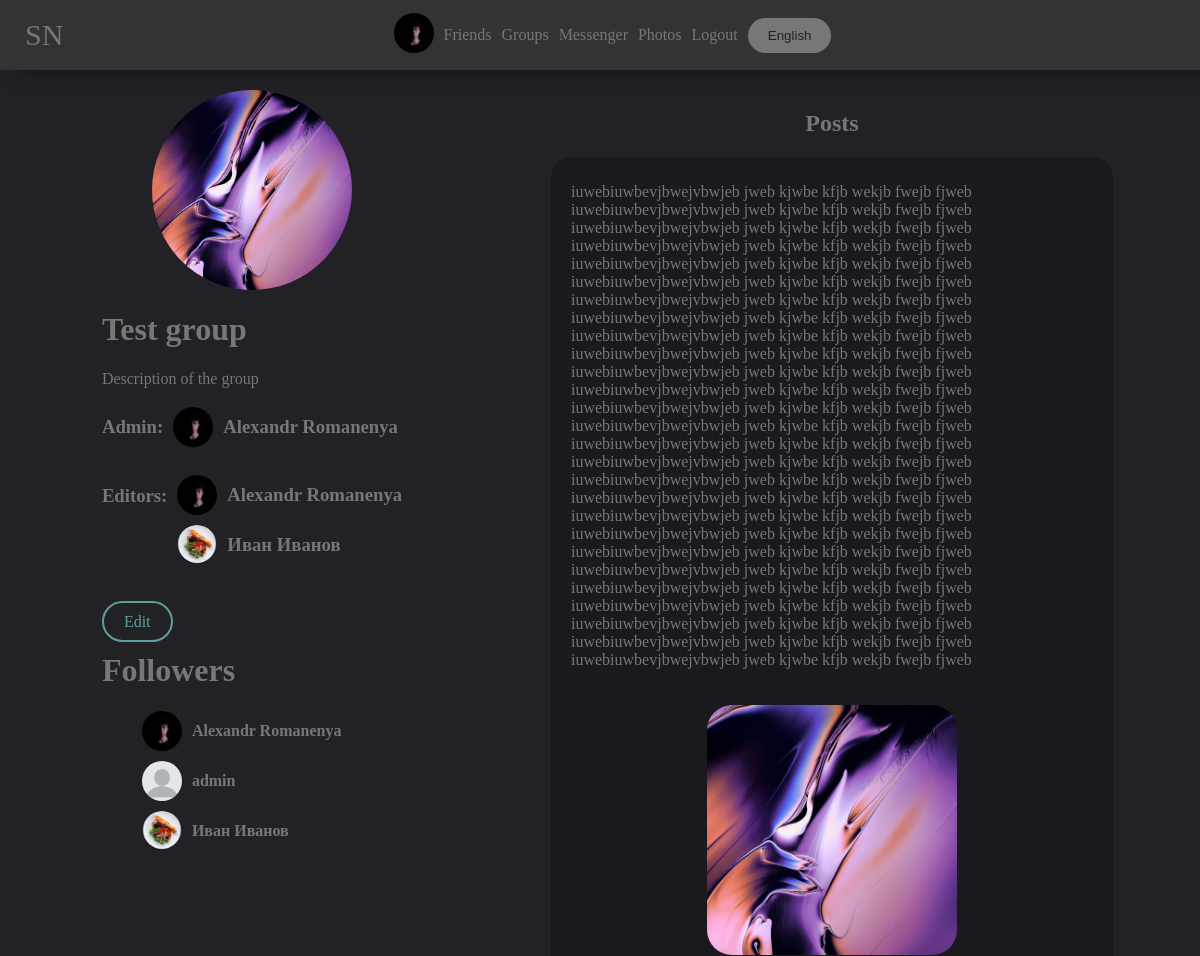
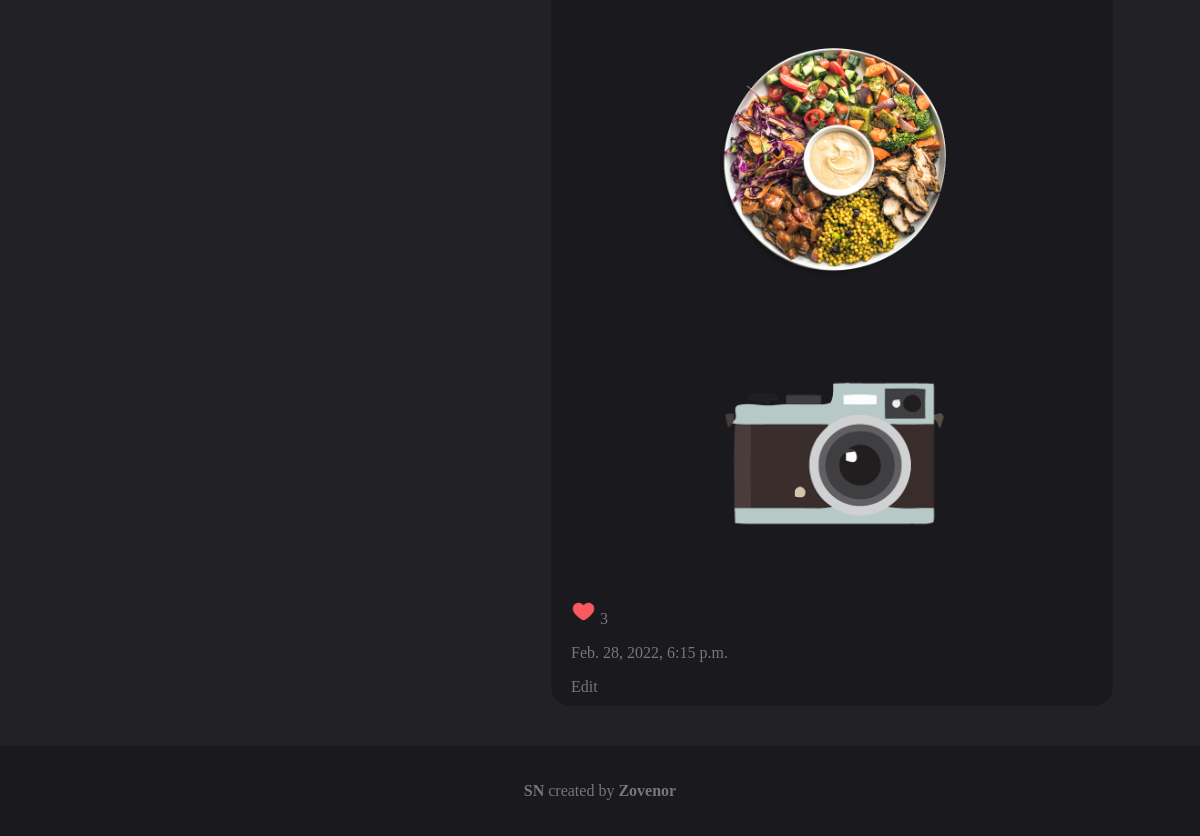
Screenshot of /test_group (signed in) with the database file from the repository (2 pictures, top to bottom).
### mainpage/models.py (models this page shows, shortened)
class UserDetail(models.Model):
    user = models.ForeignKey(User, on_delete=models.CASCADE)
    age = models.DateField(null=True, blank=True)
    photo = models.ForeignKey(Photo, on_delete=models.SET_NULL, null=True, blank=True)
    permissions = models.CharField(max_length=10, default="public")
    country = models.CharField(max_length=100, null=True, blank=True)
    city = models.CharField(max_length=100, null=True, blank=True)
    sex = models.CharField(max_length=10, choices=(('male', 'male'), ('female', 'female'), ('None', 'None')),
                           default=('None', 'None'))
    def get_photo(self):
        if self.photo:
            return self.photo
        else:
            return settings.STATIC_URL + "/mainpage/img/user.png"

class Photo(models.Model):
    photo = models.ImageField(upload_to='photos')
    date = models.DateTimeField(auto_now=True)
    user = models.ForeignKey(User, on_delete=models.SET_NULL, null=True)
    permissions = models.CharField(max_length=10, default="public")
    def __str__(self):
        return self.photo.url

class Group(models.Model):
    followers = models.ManyToManyField(UserDetail, related_name="followers", null=True, blank=True)
    name = models.CharField(max_length=250)
    description = models.TextField(null=True, blank=True)
    groupname = models.CharField(max_length=100, unique=True)
    photo = models.ForeignKey(Photo, on_delete=models.SET_NULL, null=True, blank=True)
    admin = models.ForeignKey(UserDetail, on_delete=models.SET_NULL, null=True, blank=True)
    editors = models.ManyToManyField(UserDetail, related_name="editors", null=True, blank=True)
    def get_photo(self):
        if self.photo:
            return self.photo
        else:
            return settings.STATIC_URL + "/mainpage/img/group.jpg"

class Post(models.Model):
    author = models.CharField(max_length=100, null=True, blank=True)
    text = models.TextField()
    photos = models.ManyToManyField(Photo, related_name="photos", null=True, blank=True)
    pinned = models.BooleanField(default=False)
    date = models.DateTimeField(auto_now=True)
    likes = models.ManyToManyField(UserDetail, null=True, blank=True)
    def count_likes(self):
        return self.likes.count()

### mainpage/views.py (the view, shortened to what this page needs)
# urls.py: path('<str:name>', views.AccountView.as_view()),
class AccountView(View):
    def get(self, request, name):
        return AccountIDView.get(self, request, name=name)

### mainpage/views.py (called while the page is built)
def base(func):
    def wrapper(self, request, content={}, *args, **kwargs):
        if request.user.is_authenticated:
            content.update({'your_user': UserDetail.objects.get(user=request.user)})
        return func(self, request, content=content, **kwargs)
    return wrapper

def get_wordlist(request):
    langs_list = {
        'en': langs.EN,
        'ru': langs.RU,
    }
    if 'lang' in request.COOKIES:
        lang = request.COOKIES['lang']
        try:
            return langs_list[lang]
        except:
            return langs_list['en']
    else:
        return langs_list['en']

### mainpage/templates/mainpage/group.html (shortened to what this page needs)
{% extends 'mainpage/base.html' %}
{% load static %}
{% block content %}
    <link rel="stylesheet" href="{% static 'mainpage/group.css' %}">
    <div class="group">
        {% if edit == True %}
            <form method="POST" enctype="multipart/form-data">
                {% csrf_token %}
                <div style="background-image: url('{{ group.get_photo }}')" class="group_photo"></div>
                <p><input name="photo" accept="image/*,image/jpeg" type="file"></p>
                <a href="?choose_photo=True" class="button">Choose a photo</a>
                <a href="?rm_photo=True" class="button">Remove the photo</a>
                <p><input name="name" value="{{ group.name }}"></p>
                <textarea name="description">{{ group.description }}</textarea>
                <h3 style="display: flex; align-items: center;">
                    <span>{{ list.admin }}:</span>
                    <select name="admin">
                        {% for el in editors %}
                            <option {% if el == group.admin %}selected{% endif %}
                                    value="{{ el.user.username }}">{{ el.user.first_name }} {{ el.user.last_name }}
                                ({{ el.user }})
                            </option>
                        {% endfor %}
                    </select>
                </h3>
                <h3 style="display: flex; align-items: center;">
                    <span>{{ list.editors }} ({{ list.del_editor }}):</span>
                    <select name="editors" multiple>
                        {% for el in editors %}
                            <option value="{{ el.user.username }}">{{ el.user.first_name }} {{ el.user.last_name }}
                                ({{ el.user }})
                            </option>
                        {% endfor %}
                    </select>
                </h3>
                <h3 style="display: flex; align-items: center;">
                    <span>{{ list.editors }} ({{ list.add_editor }}):</span>
                    <select name="add_editors" multiple>
                        {% for el in add_editors %}
                            <option value="{{ el.user.username }}">{{ el.user.first_name }} {{ el.user.last_name }}
                                ({{ el.user }})
                            </option>
                        {% endfor %}
                    </select>
                </h3>
                <input class="button" value="{{ list.save }}" type="submit">
            </form>
        {% else %}
            <div style="background-image: url('{{ group.get_photo }}')" class="group_photo"></div>
            <div class="info">
                <h1 class="name_of_group">{{ group.name }}</h1>
                <p class="description">{{ group.description }}</p>
                <h3 style="display: flex; align-items: center;">
                    <span>{{ list.admin }}:</span>
                    <a class="admin" href="/{{ group.admin.user.username }}">
                        <div style="background-image: url('{{ group.admin.get_photo }}')" class="admin_img"></div>
                        <b class="admin_name">{{ group.admin.user.first_name }} {{ group.admin.user.last_name }}</b>
                    </a>
                </h3>
                <h3 style="display: flex;">
                    <span style="margin-top: 20px">{{ list.editors }}:</span>
                    <ul class="editors">
                        {% for el in editors %}
                            <li>
                                <a class="editor" href="/{{ el.user.username }}">
                                    <div style="background-image: url('{{ el.get_photo }}')" class="admin_img"></div>
                                    <b class="admin_name">{{ el.user.first_name }} {{ el.user.last_name }}</b>
                                </a>
                            </li>
                        {% endfor %}
                    </ul>
                </h3>
                {% if group.admin.user == request.user %}
                    <a class="button edit" href="?edit=True">{{ list.edit }}</a>
                {% endif %}
                <h1>{{ list.followers }}</h1>
                <section class="followers">
                    <ul>
                        {% for el in followers %}
                            <li><a class="fol" href="/{{ el.user.username }}">
                                <div style="background-image: url('{{ el.get_photo }}')" class="fol_img"></div>
                                <b class="group_name">{{ el.user.first_name }} {{ el.user.last_name }}</b></a></li>
                        {% endfor %}
                    </ul>
                </section>
            </div>
        {% endif %}
    </div>
    <section class="posts">
        <h1>{{ list.posts }}</h1>
        {% if posts or pinned_posts %}
            {% for el in posts %}
                <div class="post" id="post{{ el.id }}">
                    <p class="text">{{ el.text }}</p>
                    <div class="photos">
                        {% for photo in el.photos.all %}
                            <div class="photo" style="background-image: url('{{ photo }}')"></div>
                        {% endfor %}
                    </div>
                    <div onclick="like({{ el.id }})" class="like_img" id="like_img_{{ el.id }}">
                        {% if your_user in el.likes.all %}
                            <img width="25px" src="{% static 'mainpage/img/like.png' %}">
                        {% else %}
                            <img style="filter: invert(1); opacity: 0.75" width="25px"
                                 src="{% static 'mainpage/img/no-like.png' %}">
                        {% endif %}
                        <span class="like" id="like_{{ el.id }}">{{ el.count_likes }}</span>
                    </div>
                    <p class="date">{{ el.date }}</p>
                    {% if permissions_post == True %}
                        <a href="/edit_post?post={{ el.id }}&url={{ request.path }}">{{ list.edit_post }}</a>
                    {% endif %}
                </div>
            {% endfor %}
        {% else %}
            {{ list.no_posts }}
        {% endif %}
    </section>
{% endblock %}

### mainpage/templates/mainpage/base.html (shortened to what this page needs)
<!doctype html>
{% load static %}
<html lang="en">
<head>
    <link rel="stylesheet" href="{% static "mainpage/base.css" %}">
</head>
<body>
<header>
    <a class="NAME" href="/">{{ list.NAME }}</a>
    {% if user.is_authenticated %}
        <a href="/account"><img width="40px" style="border-radius: 999px" src="{{ your_user.get_photo }}"></a>
        <a href="/friends">{{ list.Friends }}</a>
        <a href="/groups">{{ list.groups }}</a>
        <a href="/messenger/">{{ list.messenger }}</a>
        <a href="/photos">{{ list.photos }}</a>
        <a href="/logout?url={{ request.path }}">{{ list.LogOut }}</a>
    {% endif %}
    <button style="margin-left: 5px" class="button choose_lang" onclick="choose_lang()">{{ list.choose_lang }}</button>
</header>
<main>
    {% block content %}
{% endblock %}
</main>
<footer>
    <p><a href="https://github.com/zovenor/social_network"><b>{{ list.NAME }}</b></a> {{ list.created_by }} <a href="https://github.com/zovenor"><b>Zovenor</b></a></p>
</footer>
</body>
</html>

### mainpage/static/mainpage/base.css (style rules this page uses)
body { padding: 0; margin: 0; background: #222226; color: #777; font-family: Calibri; min-height: 100vh; display: flex; flex-flow: column; }
header { background: #333336; padding: 10px; color: #FFF; display: flex; align-items: center; justify-content: center; position: fixed; width: 100vw; height: 50px; left: 0; top: 0; z-index: 999; box-shadow: 20px 0px 20px #111113; }
.NAME { position: fixed; left: 20px; font-size: 30px; }
header a { text-decoration: none; margin: 5px; color: #777; }
main { padding: 20px; padding-top: 90px; }
main a { text-decoration: none; color: #777; }
li { list-style-type: none; }
.button { border-color: #777; border-width: 2px; border-style: solid; border-radius: 999px; padding: 10px; transition: .5s; color: #777; background-color: #222226; width: fit-content; padding-left: 20px; padding-right: 20px; }
.choose_lang { border: 0px; background-color: #777; color: #222226; }
footer { background-color: #1a1a1e; padding: 20px; display: flex; justify-content: center; align-items: center; margin-top: auto; }
footer a { text-decoration: none; color: #777; }

### mainpage/static/mainpage/group.css (style rules this page uses)
.fol_img { width: 40px; height: 40px; border-radius: 999px; background-position: center; background-repeat: no-repeat; background-size: cover; }
.fol { display: flex; flex-flow: row; margin-bottom: 20px; align-items: center; }
.fol_img { margin-right: 10px; }
.admin, .editor { display: flex; align-items: center; margin-left: 10px; }
.admin_img { width: 40px; height: 40px; background-size: cover; background-repeat: no-repeat; background-position: center; border-radius: 999px; margin-right: 10px; }
.group_photo { width: 200px; height: 200px; background-repeat: no-repeat; background-position: center; background-size: cover; border-radius: 999px; }
.edit { color: cadetblue; border-color: cadetblue; }
.editors { display: flex; flex-flow: column; margin-top: 10px; padding: 0; }
.photo { width: 350px; height: 350px; background-position: center; background-size: cover; background-repeat: no-repeat; border-radius: 999px; margin: 20px; }
.photos { display: flex; justify-content: center; flex-wrap: wrap; }
.editor, .fol { margin-bottom: 10px; }
.group { margin-right: auto; display: flex; flex-flow: column; align-items: center; width: 40%; }
main { display: flex; }
.posts { display: flex; flex-flow: column; width: 60%; align-items: center; }
.post { width: 75%; background-color: #1a1a1e; padding: 10px 20px 10px 20px; border-radius: 20px; margin-bottom: 20px; }
.photo { width: 250px; height: 250px; background-repeat: no-repeat; background-size: cover; background-position: center; border-radius: 25px; margin: 20px; }
.like_img { cursor: pointer; }

### rows the page displays
UserDetail: get_photo (picture), user.first_name "Alexandr", user.last_name "Romanenya"
Group: get_photo (picture), name "Test group", description "Description of the group", admin.get_photo (picture), admin.user.first_name "Alexandr", admin.user.last_name "Romanenya"
UserDetail: get_photo (picture), user.first_name "Иван", user.last_name "Иванов"
UserDetail: shows a picture, user.first_name "admin"
Post: text "iuwebiuwbevjbwejvbwjeb jweb kjwbe kfjb wekjb fwejb fjweb iuwebiuwbevjbwejvbwjeb jweb kjwbe kfjb wekjb fwejb fjweb iuwebiuwbevjbwejvbwjeb jweb kjwbe kfjb wekjb fwejb fjweb iuwebiuwbevjbwejvbwjeb jweb kjwbe kfjb wekjb fwejb fjweb iuwebiuwbevjbwejvbwjeb jweb kjwbe kfjb wekjb fwejb fjweb iuwebiuwbevjbwejvbwjeb jweb kjwbe kfjb wekjb fwejb fjweb iuwebiuwbevjbwejvbwjeb jweb kjwbe kfjb wekjb fwejb fjweb iuwebiuwbevjbwejvbwjeb jweb kjwbe kfjb wekjb fwejb fjweb iuwebiuwbevjbwejvbwjeb jweb kjwbe kfjb wekjb fwejb fjweb iuwebiuwbevjbwejvbwjeb jweb kjwbe kfjb wekjb fwejb fjweb iuwebiuwbevjbwejvbwjeb jweb kjwbe kfjb wekjb fwejb fjweb iuwebiuwbevjbwejvbwjeb jweb kjwbe kfjb wekjb fwejb fjweb…", count_likes "3", date "Feb. 28, 2022, 6:15 p.m.", edit_post "Edit"
Photo: photo (picture)
Photo: photo (picture)
Photo: photo (picture)

### other values shown
{{ list.NAME }} "SN"
{{ list.Friends }} "Friends"
{{ list.groups }} "Groups"
{{ list.messenger }} "Messenger"
{{ list.photos }} "Photos"
{{ list.LogOut }} "Logout"
{{ list.choose_lang }} "English"
{{ list.admin }} "Admin"
{{ list.editors }} "Editors"
{{ list.edit }} "Edit"
{{ list.followers }} "Followers"
{{ list.posts }} "Posts"
{{ list.created_by }} "created by"
